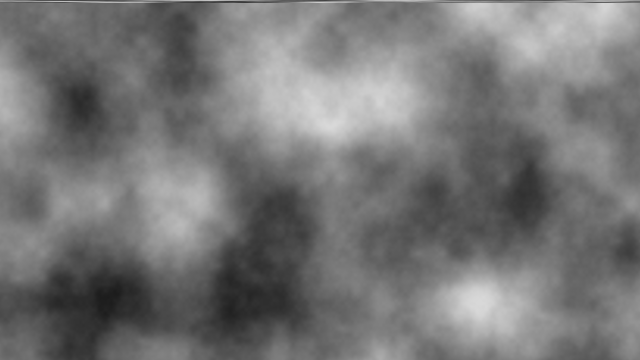
Frame 1 (no input)
Frame 60 (no input): identical to frame 1, image omitted
Frame 120 (the mouse pressed at the canvas centre since frame 60): identical to frame 1, image omitted

The p5.js sketch that drew this single still picture (run headless with seeded random() and noise() and a simulated clock; from frame 60 on, the mouse is pressed at the canvas centre):

// p5.js sketch
// ── sketch.js

function setup() {
  createCanvas(640, 360);
  background(220)
  let d = pixelDensity();
  loadPixels();
  let xoff = 0.0;
  for (let x = 0; x < width*4; x++) {
    
    let yoff = 10000.0;
    for (let y = 0; y < height*4; y++) {
      noiseDetail(6, 0.50);
      let bright = map(noise(xoff, yoff), 0, 1, 0, 255);
      let index = (x + y * d * width)*4;

      pixels[index] = bright;
      pixels[index + 1] = bright;
      pixels[index + 2] = bright;
      pixels[index + 3] = 255;
      yoff += 0.01;
    }
    xoff += 0.01;
  }
updatePixels();
}

function draw() {


}
